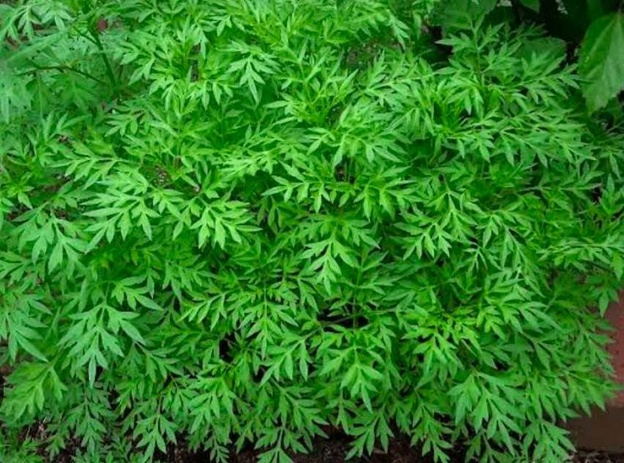
#> input picture TUGAS_PCD_1/Treshold/Pict_BW/Kenikir.jpeg, 624 x 463 px, shrunk from 852 x 632 before the run, found by its file name
$ python treshold.py
#> lines starting #> are read from the running program, lines starting #| are printed output that depends on the picture; after the words box and inside, x2 and y2 are one past the last pixel; in counts of white or black regions, pixels touching at a corner belong together
import imageio.v3 as image
import numpy as np

path_1 = "D:\\ikam\\TUGAS_PCD_1\\Treshold\\Pict_BW\\Kenikir.jpeg"
path_2 = "D:\\ikam\\TUGAS_PCD_1\\Treshold\\Pict_BW\\DaunSingkong.jpg"
path_3 = "D:\\ikam\\TUGAS_PCD_1\\Treshold\\Pict_BW\\DaunPepaya.jpg"

my_image1 = image.imread(path_1)
#> my_image1 is the input picture: shape (463, 624, 3); mean R, G, B 48.7, 127.2, 38.4
my_image2 = image.imread(path_2)
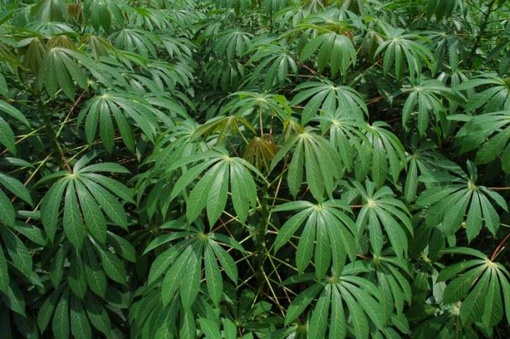
#> input picture TUGAS_PCD_1/Treshold/Pict_BW/DaunSingkong.jpg, 510 x 339 px, shrunk from 696 x 463 before the run, found by its file name
#> my_image2 is the input picture: shape (339, 510, 3); mean R, G, B 58.4, 93.4, 48.8
my_image3 = image.imread(path_3)
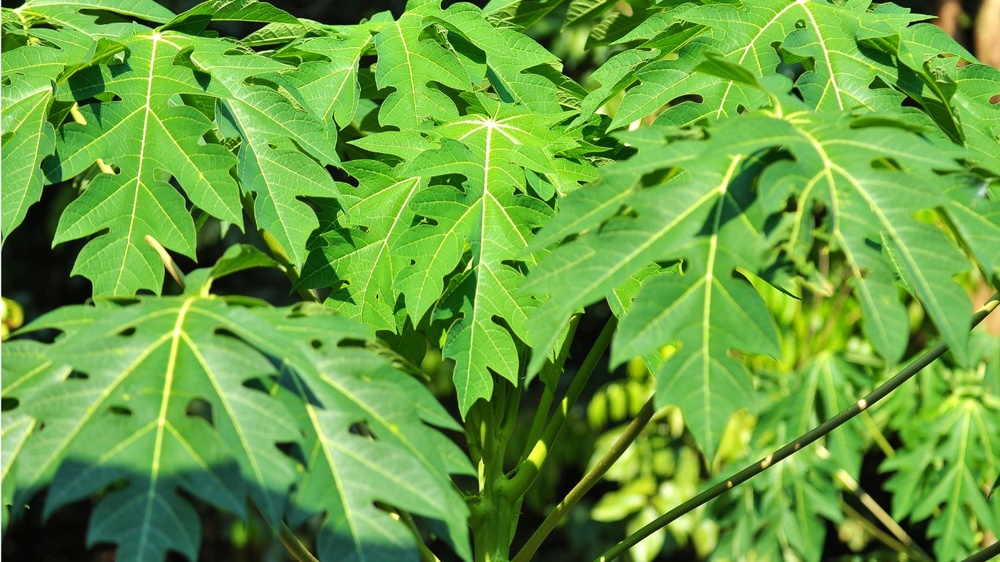
#> input picture TUGAS_PCD_1/Treshold/Pict_BW/DaunPepaya.jpg, 1000 x 562 px, shrunk from 1366 x 768 before the run, found by its file name
#> my_image3 is the input picture: shape (562, 1000, 3); mean R, G, B 105, 161.1, 63

def process_to_bw(image):
    if len(image.shape) < 3:
        print("Gambar harus RGB")
        exit()

    red = image[:, :, 0]
    green = image[:, :, 1]
    blue = image[:, :, 2]
    grey = 0.2989 * red + 0.5870 * green + 0.1140 * blue

    threshold = 100
    bw_image = np.where(grey > threshold, 255, 0).astype(np.uint8)
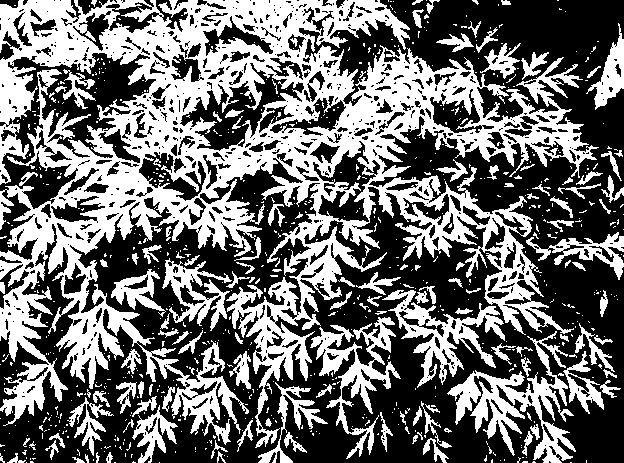
#> bw_image: shape (463, 624); 43% white; 773 white regions (647 under 20 px), largest, box (x1, y1, x2, y2) and area: (0, 0, 599, 448) 90174, (447, 331, 576, 463) 4967, (310, 317, 401, 459) 3521

    bw_image_rgb = np.stack([bw_image]*3, axis=-1)

    return bw_image_rgb

bw_image1 = process_to_bw(my_image1)
bw_image2 = process_to_bw(my_image2)
#> in process_to_bw (call 2), `bw_image = np.where(grey > threshold, 255, 0).astype(np.uint8)`: bw_image: shape (339, 510); 31.9% white; 746 white regions (664 under 20 px), largest, box (x1, y1, x2, y2) and area: (48, 0, 438, 339) 30612, (205, 0, 452, 82) 6491, (50, 155, 128, 230) 1972
bw_image3 = process_to_bw(my_image3)
#> in process_to_bw (call 3), `green = image[:, :, 1]`:
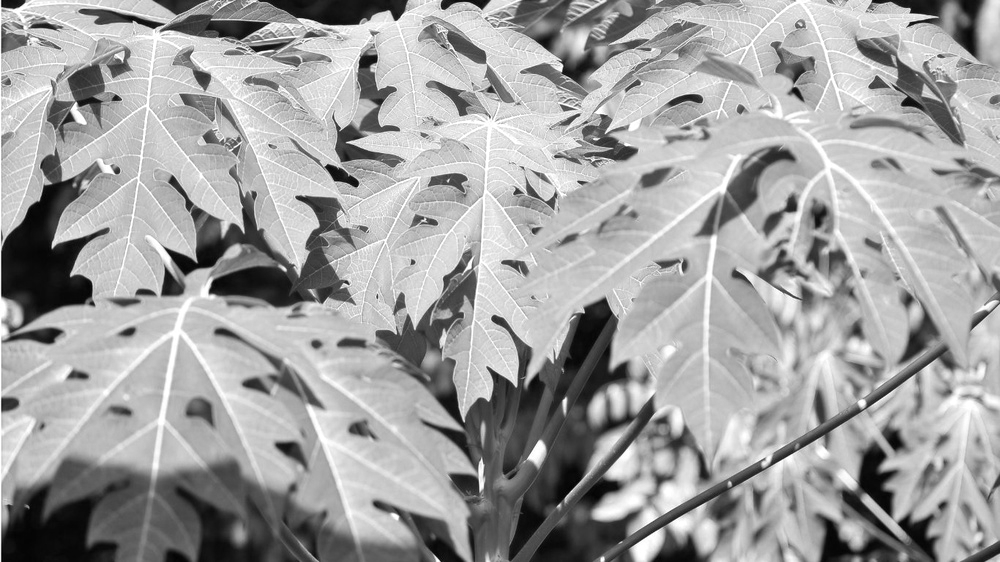
#> green: shape (562, 1000); min 1, max 255, mean 161.1
#> in process_to_bw (call 3), `blue = image[:, :, 2]`:
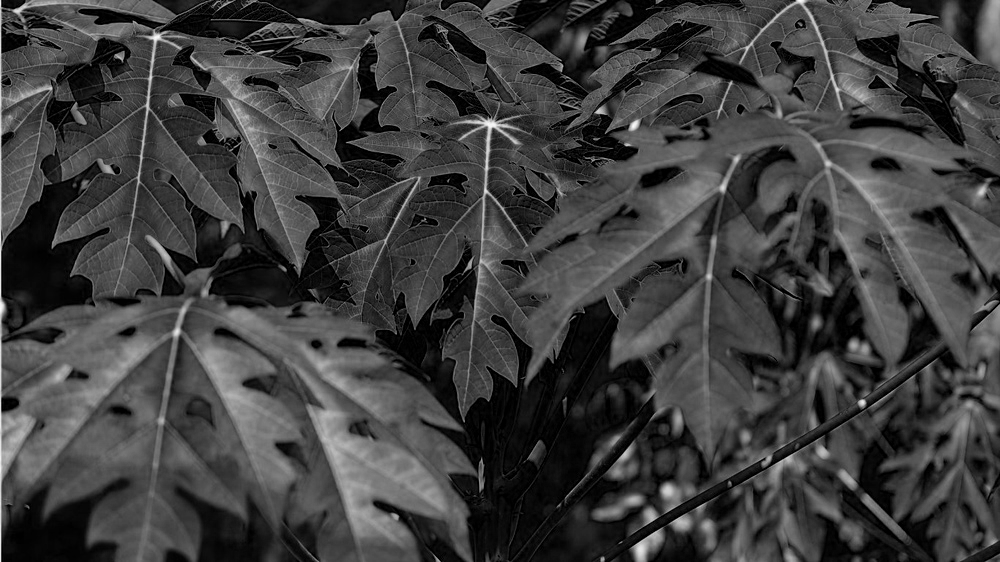
#> blue: shape (562, 1000); min 0, max 250, mean 63
#> in process_to_bw (call 3), `grey = 0.2989 * red + 0.5870 * green + 0.1140 * blue`:
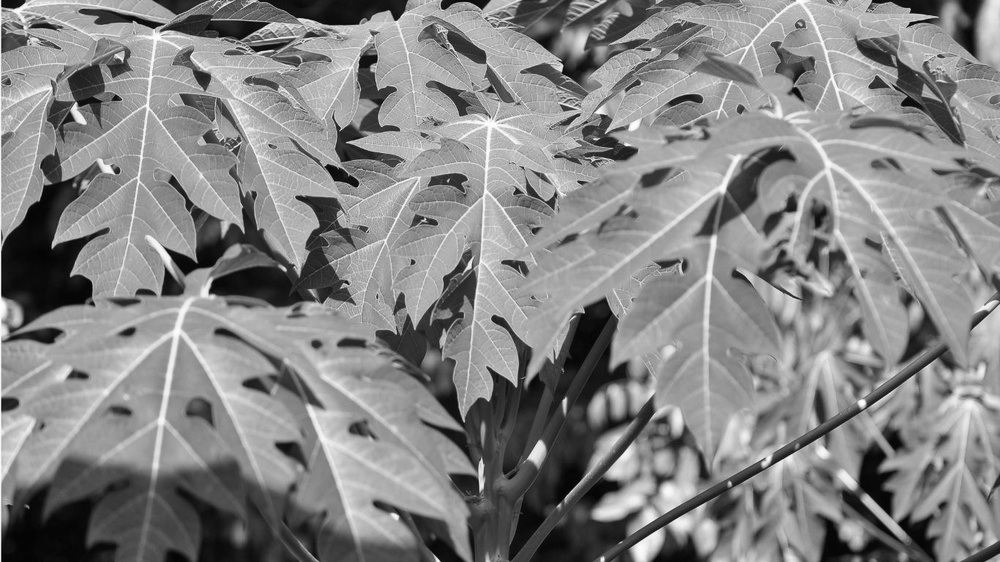
#> grey: shape (562, 1000) float64; min 0.587, max 254.4, mean 133.1
#> in process_to_bw (call 3), `bw_image = np.where(grey > threshold, 255, 0).astype(np.uint8)`:
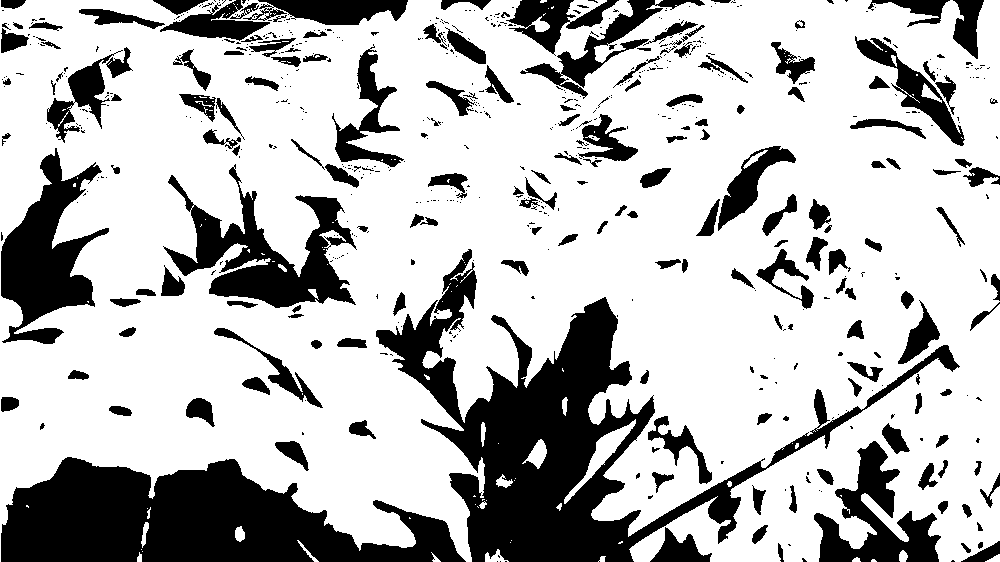
#> bw_image: shape (562, 1000); 73.1% white; 644 black regions (458 under 20 px), largest, box (x1, y1, x2, y2) and area: (376, 249, 960, 562) 40630, (1, 457, 466, 562) 30661, (163, 164, 357, 308) 10184

image.imwrite("D:\\ikam\\TUGAS_PCD_1\\Treshold\\Pict_BW\\Kenikir_BW.jpeg", bw_image1)
image.imwrite("D:\\ikam\\TUGAS_PCD_1\\Treshold\\Pict_BW\\DaunSingkong_BW.jpg", bw_image2)
image.imwrite("D:\\ikam\\TUGAS_PCD_1\\Treshold\\Pict_BW\\DaunPepaya_BW.jpg", bw_image3)

print("Proses selesai.")
